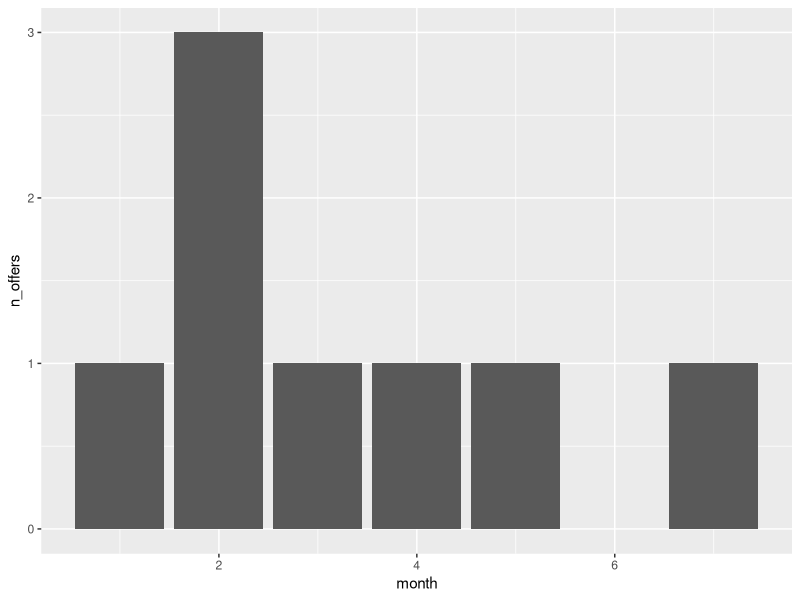

Write the R code that produced this figure.
library(tidyverse)
library(lubridate)

promos_tibb <- tibble::tribble(
    ~Date,                    ~Offer, ~Discount.code,
    "1/1/18",         "Happy Brew Year",          1111L,
    "2/2/18", "Coarsely Ground Hog Day",          2222L,
    "2/14/18",      "Espresso Your Love",          3333L,
    "2/19/18",     "Aeropressidents Day",          4444L,
    "3/17/18",        "St. Patdrips Day",          5555L,
    "4/1/18",           "Frappy Easter",          6666L,
    "5/5/18",          "Cinco de Nitro",          7777L,
    "7/4/18",       "Fourth of Julatte",          8888L
)

# find number of offers per month
promo_month <- promos_tibb %>%
    mutate(month = month(as.Date(Date, "%m/%d/%y"))) %>%
    group_by(month) %>%
    summarize(n_offers = n())

ggplot(promo_month,
       aes(x = month, y = n_offers)) +
    geom_col()